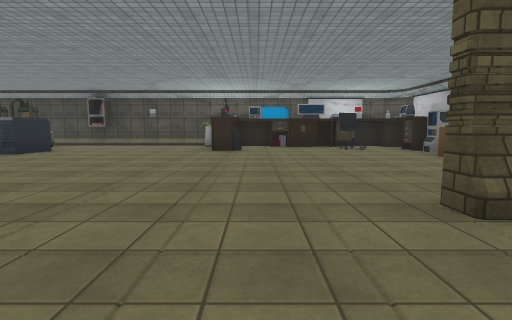
View 1 (above)

17 first-person views from a walk through a scene from a Unity 3-D project. The camera is 1.3 m above the floor, tilts 6° down and sees 80° across. Doors are open. The floor is counted in squares, 2.02 m on a side. Each view is taken from the middle of a square. On the plan, view 1 faces up. The plan holds only what a view shows up to about 10 squares ahead; the rest is blank. The place goes on beyond the plan. The player character is not drawn. Some animated figures are left out. Some surface patterns are stand-ins.

View 2
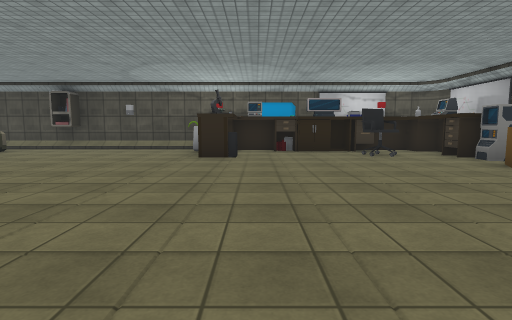

View 3
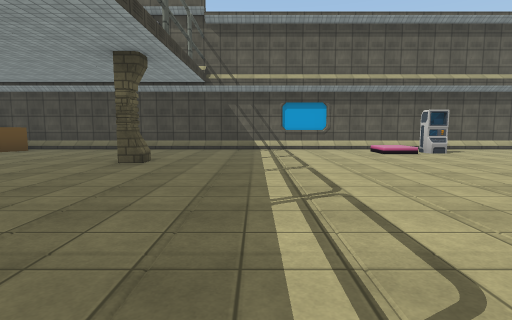

View 4
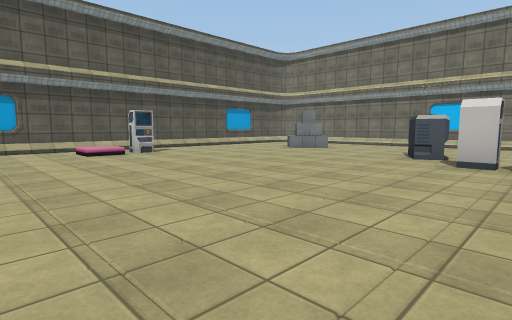

View 5
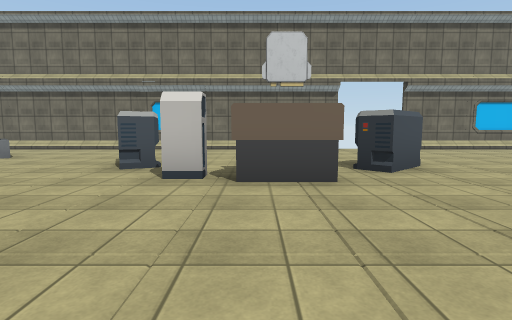

View 6
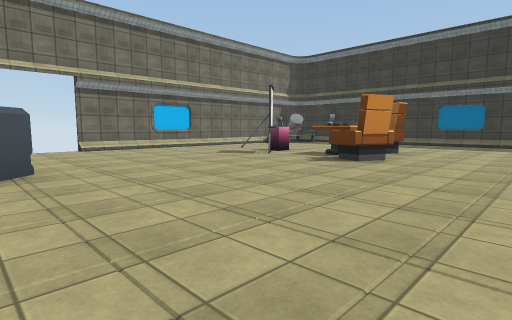

View 7
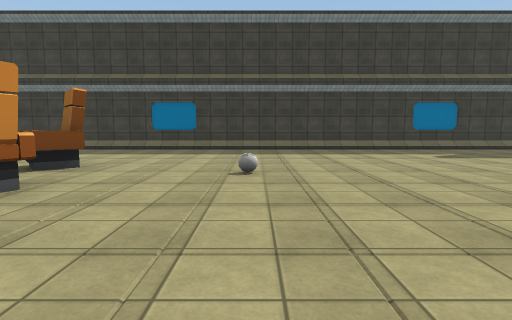

View 8
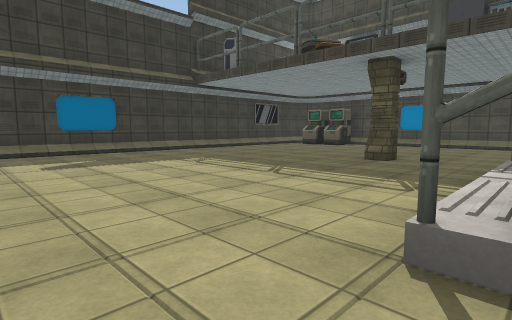

View 9
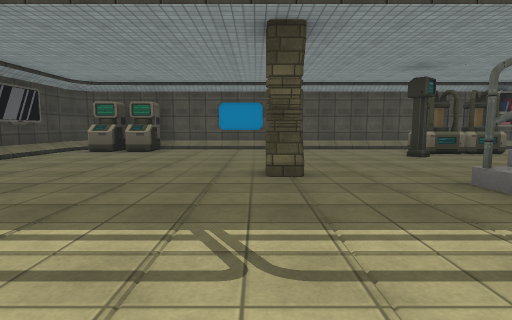

View 10
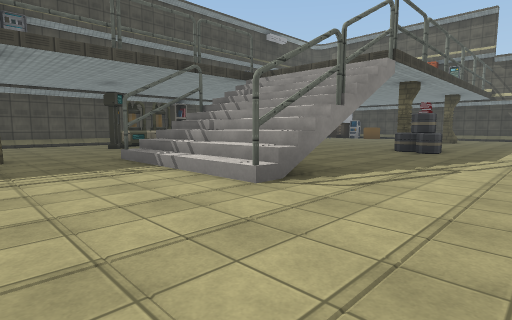

View 11
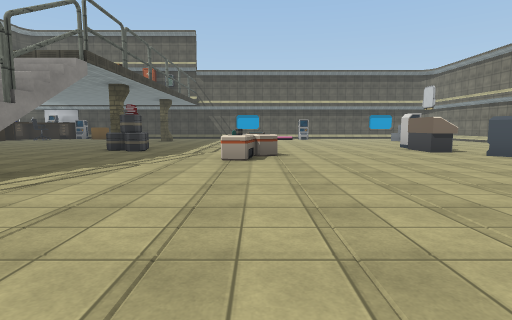

View 12
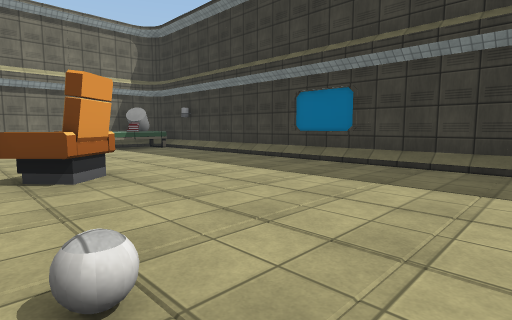

View 13
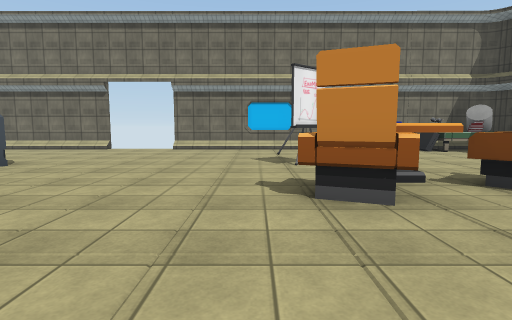

View 14
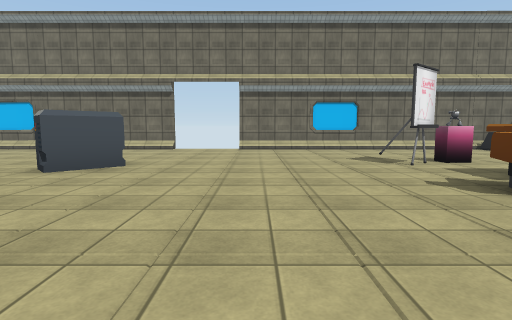

View 15
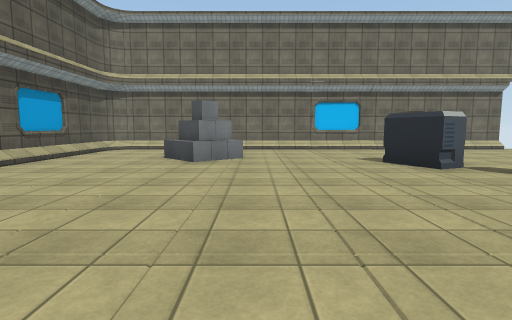

View 16
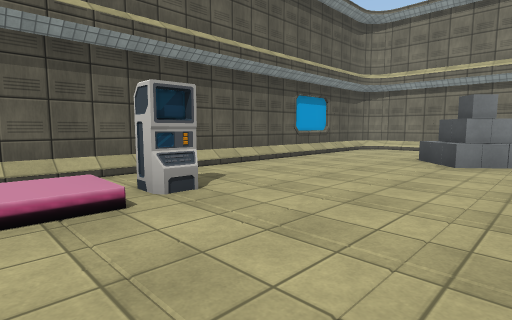

View 17
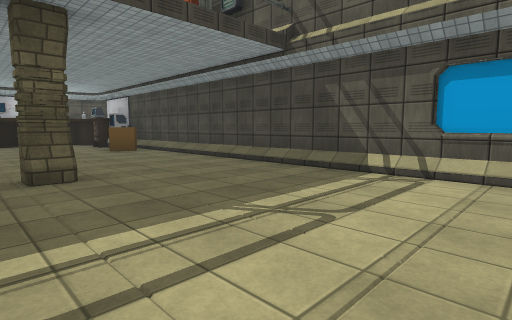

### Floor plan
Key: @ floor where view 1 was taken; # wall or solid block; . floor; / step, stairs or slope; D open door; ^ raised ledge; O other object.
Columns run from 19 left of view 1 to 6 right of it. Each row starts with its distance up from view 1.
 12 ################### ####
 11 #/##/////////O...O###O ##
 10 #/O^.......OO.....#.....#
  9 #/........OO......#O..O.
  8  /.......... O..........O#
  7   .........  ..........OO#
  6 #/....O...    ...........#
  5 #/.......O/   ...........#
  4 #/.......//  ............#
  3 #/.......//..............#
  2 #/.......O/....OO....O...#
  1 #/.............O.........#
  0 #/.................@.....#
 -1 #/.......................#
 -2 #/..........OOO..........#
 -3 #/.......................#
 -4 #/.......................#
 -5 #/.....................O.#
 -6 #/...O.O.................#
 -7 #/...O .......##O........#
 -8 #/.....O.....O...O.......#
 -9 #/....#O.........O...O...#
-10 #....................OO..#
-11  OOO.....................#
-12  #OO///////DD////////////#
-13  ##########DD#############

Where each view was taken, in squares from view 1:
view 1: 0 up, 0 right, facing up
view 2: 2 up, 0 right, facing up
view 3: 0 up, 4 left, facing right
view 4: 1 down, 4 left, facing down-right
view 5: 3 down, 4 left, facing down
view 6: 3 down, 6 left, facing down-left
view 7: 3 down, 9 left, facing left
view 8: 0 up, 10 left, facing up-left
view 9: 2 up, 13 left, facing up
view 10: 1 down, 13 left, facing up-right
view 11: 2 down, 13 left, facing right
view 12: 2 down, 13 left, facing down-left
view 13: 3 down, 11 left, facing down
view 14: 3 down, 9 left, facing down
view 15: 3 down, 1 right, facing down
view 16: 3 down, 1 right, facing down-right
view 17: 2 down, 1 right, facing up-right
